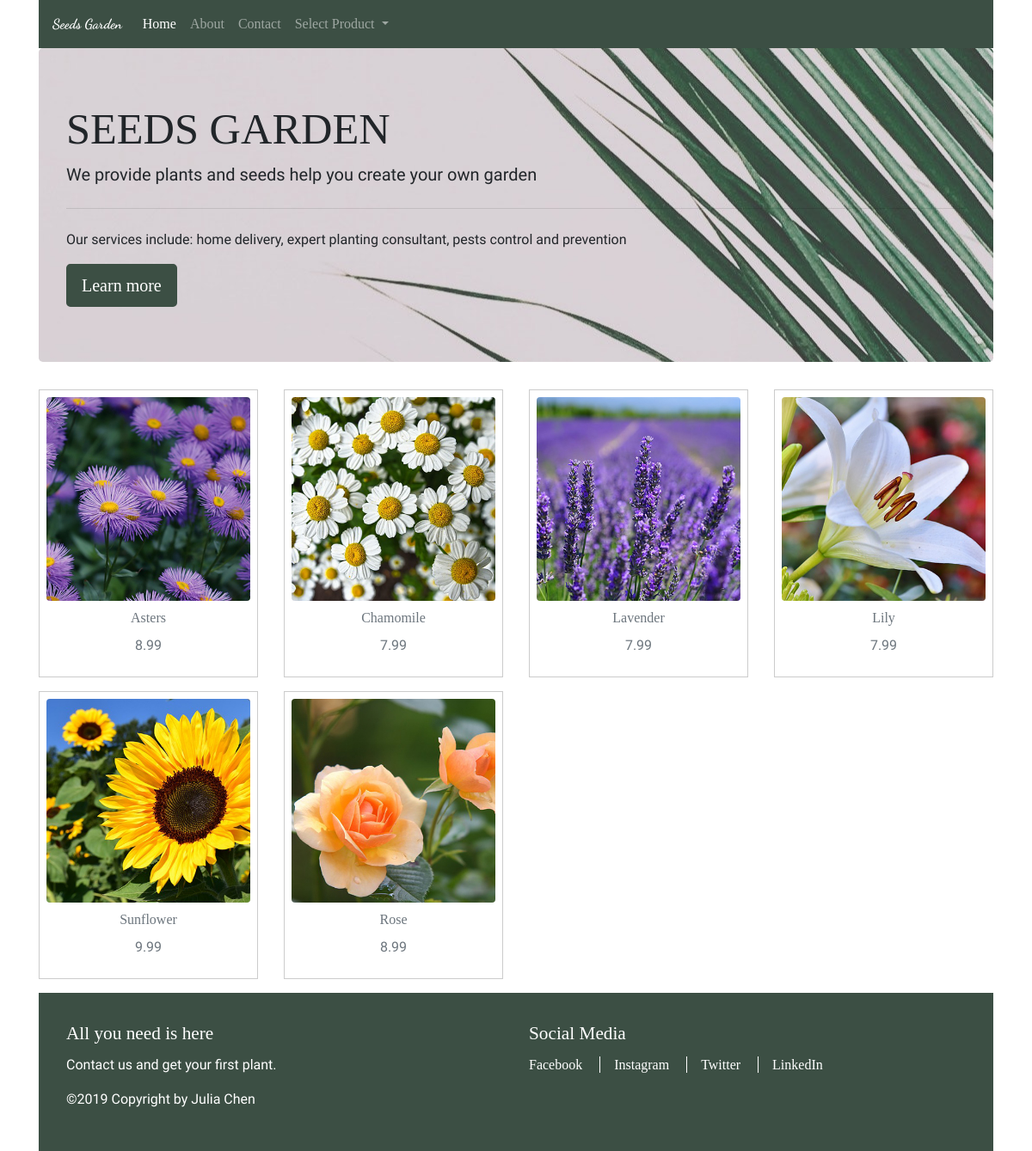
Page /index.php?prod-id=flower on the committed database.
### tables this page shows
CREATE TABLE IF NOT EXISTS `products` (
  `products_id` int(4) UNSIGNED NOT NULL AUTO_INCREMENT,
  `prod_image` varchar(200) NOT NULL,
  `prod_code` varchar(50) NOT NULL,
  `prod_name` varchar(100) NOT NULL,
  `prod_price` decimal(5,2) NOT NULL,
  PRIMARY KEY (`products_id`)
);

### web-service/get-data.php (the view)
<?php
global $pdo;
$q = "SELECT * FROM `products`";
$prepared = $pdo->prepare($q);
$prepared->execute();
$data = $prepared->fetchAll(PDO::FETCH_ASSOC);
$markup = "";
if(!isset($_GET['prod-id'])) {
    foreach($data as $value) {
        $markup .= "<div class='product col col-12 col-sm-6 col-md-3 text-center'>
                        <figure class='figure'>
                            <img src='{$value['prod_image']}' alt='${value['prod_name']}' class='figure-img img-fluid rounded'>
                            <figcaption class='figure-caption text-center'>
                                <h5>{$value['prod_name']}</h5>
                                <p>{$value['prod_price']}</p>
                            </figcaption>
                        </figure>
                    </div>";
    }
} else {
    $selectedItem = [];
    foreach($data as $value) {
        if($_GET["prod-id"] === $value["prod_code"]) {
            array_push($selectedItem, $value);
        }
    }
    foreach($selectedItem as $value) {
        $markup .= "<div class='product col col-12 col-sm-6 col-md-3 text-center'>
                        <figure class='figure'>
                            <img src='{$value['prod_image']}' alt='${value['prod_name']}' class='figure-img img-fluid rounded'>
                            <figcaption class='figure-caption text-center'>
                                <h5>{$value['prod_name']}</h5>
                                <p>{$value['prod_price']}</p>
                            </figcaption>
                        </figure>
                    </div>";
    }
}
?>

### css/style.css (style rules this page uses)
h1, h2, h3, h4, h5, a { font-family: 'Libre Baskerville', serif; line-height: 1.5em; }
body, li { font-family: 'Hind Siliguri', sans-serif; }
p { line-height: 1.5em; font-size: 1rem; }
h5 { font-size: 1rem; }
.figure { border: 1px solid #ccc; padding: 0.5rem; }
@media only screen and (min-width: 48rem) { p { font-size: 1rem; } }

### rows in the picture
products: prod_image (picture), prod_name "Asters", prod_price "8.99"
products: prod_image (picture), prod_name "Chamomile", prod_price "7.99"
products: prod_image (picture), prod_name "Lavender", prod_price "7.99"
products: prod_image (picture), prod_name "Lily", prod_price "7.99"
products: prod_image (picture), prod_name "Sunflower", prod_price "9.99"
products: prod_image (picture), prod_name "Rose", prod_price "8.99"
